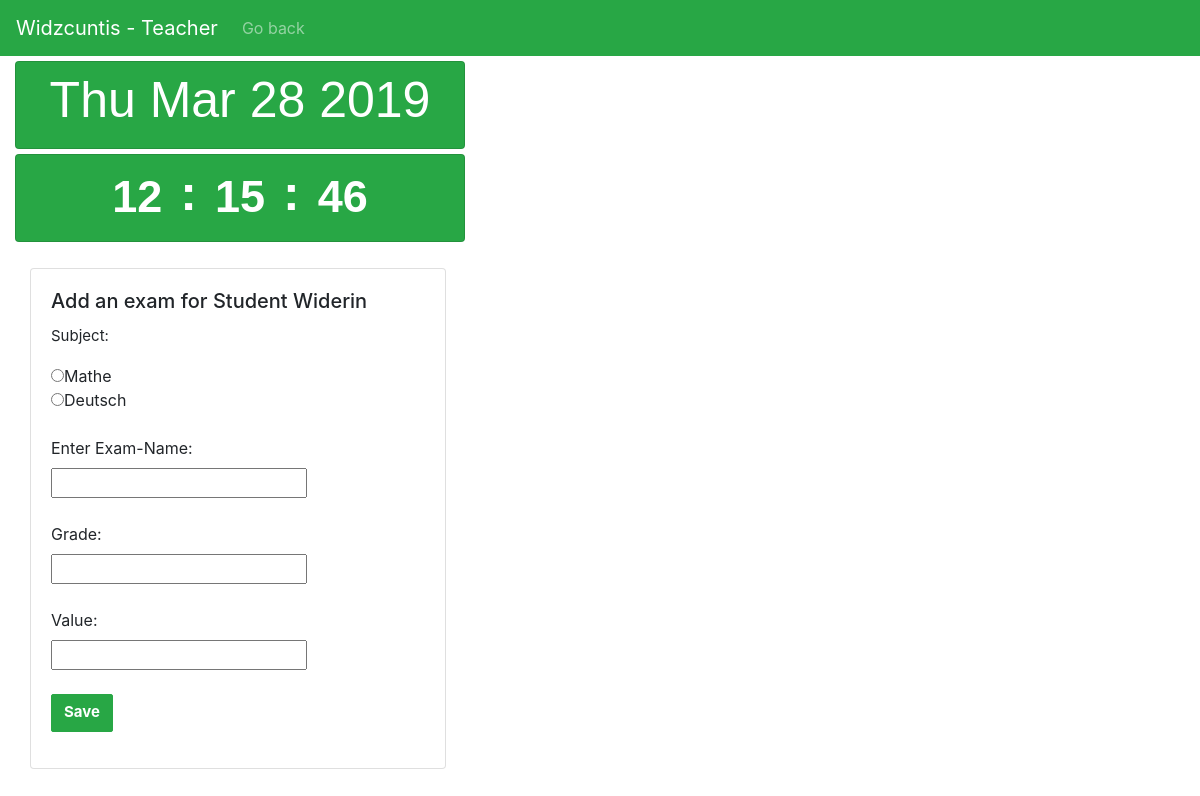
Screenshot of /users/home/logged_t/class/add_exam/1 (signed in) with the database file from the repository.
### school/models.py (models this page shows)
class Stusu(models.Model):
    subject = models.ForeignKey(Subject, on_delete=models.CASCADE)
    student = models.ForeignKey(Student, on_delete=models.CASCADE)
    def __str__(self):
        return self.subject.__str__()+", "+ self.student.__str__()

class Student(models.Model):
    klasse = models.ForeignKey(Class, on_delete=models.CASCADE)
    name = models.CharField(max_length=200)
    first_name = models.CharField(max_length=200)
    user = related.ForeignKey(CustomUser, on_delete=models.CASCADE)
    def __str__(self):
        return self.name

class Subject(models.Model):
    name = models.CharField(max_length=200)
    def __str__(self):
        return self.name

### users/views.py (the view)
# urls.py: path('home/logged_t/class/add_exam/<int:pk>', views.AddExam.as_view(), name='AddExam'),
class AddExam(generic.ListView):
    template_name='addexam.html'
    context_object_name='stusu_list'
    def get_queryset(self):
        pk=self.kwargs['pk']
        e=[]
        if(self.request.user.is_authenticated):
            user=  self.request.user
        authorized=False
        for i in Clatea.objects.all():
            for j in Student.objects.all():
                if(j.id==pk and i.klasse.id==j.klasse.id and i.teacher.user.id==user.id):
                    authorized=True
        if(authorized==False):
            return e
        for i in Stusu.objects.all():
            if(i.student.id==pk):
                e.append(i)
        return e

### templates/addexam.html (shortened to what this page needs)
{% extends 'base.html' %}
{% load bootstrap4 %}
{% block content %}
{% if stusu_list %}
<nav class="navbar navbar-expand-lg navbar-dark bg-success">
    <a class="navbar-brand" href="{% url 'BackHome' %}">Widzcuntis - Teacher</a>
    <div class="collapse navbar-collapse" id="navbarText">
      <ul class="navbar-nav">
            <li class="nav-item">
                    <a class="nav-link" href="{% url 'ClassTeacher' stusu_list.0.student.klasse.id %}">Go back</a>
                  </li>
      </ul>
    </div>
  </nav>
  <div class="col-md-3 container">
    <div class="card width=75 bg-success text-white rounded datee">
      <h2 class="card-title text-center">
      <div class="d-flex flex-wrap justify-content-center mt-2">
        <p id="demo" class="datum"></p>
      </div>
    </div>
  <div class="card width=75 bg-success text-white rounded clock">
    <h3 class="card-title text-center">
    <div class="d-flex flex-wrap justify-content-center mt-2">
     <a><span class="badge hours"></span></a> <p class="colon">:</p>
     <a><span class="badge min"></span></a> <p class="colon">:</p>
     <a><span class="badge sec"></span></a>
    </div>
    </h3>
  </div>
  </div>
  <div class="addexam">
        <div class="card cardgrade2">
                <div class="card-body">
                  <h5 class="card-title">Add an exam for Student {{ stusu_list.0.student }}</h5>
                  <form action="{% url 'AddedExam' stusu_list.0.student.klasse.id %}" method="post">
                        <p>Subject:</p>
                        {% for stusu in stusu_list %}
                            <input type="radio" name="stusu" value="{{ stusu }}">{{ stusu.subject }}<br>
                        {% endfor %}
                        <br>
                        <label for="Name">Enter Exam-Name:</label><br>
                        <input id="name" type="text" name="name"><br><br>
                        <label for="grade">Grade:</label><br>
                        <input id="grade" type="number" name="grade"><br><br>
                        <label for="value">Value:</label><br>
                        <input id="value" type="number" name="value"><br><br>
                        <button type="submit" class="btn btn-success">Save</button>
                    </form>
                </div>
            </div>
</div>
{% else %}
<p>You are not supposed to be here!</p>
<a href="{% url 'BackHome' %}">Go home</a>
{% endif %}
{% endblock %}

### templates/base.html (style rules this page uses)
body { background: white url("/static/auth3/images/reclaimer.png") no-repeat; }
.cardtitle1,.text-center { font-family: 'Helvetica'; font-size: 60px; }
.cardgrade2 { display:inline-block; margin:10px; width: 26rem; }
.colon { font-family: 'Arial'; font-size: 50px; font-weight: bold; }
.container,.datee,.clock { margin: 5px; margin-left: 0px; }
.datum { font-family: 'Arial'; font-size: 50px; }
.datee,.clock { width: 450px; height: 88px; }
.form-control, .btn { min-height: 38px; border-radius: 2px; }
.btn { font-size: 15px; font-weight: bold; }
p { font-size: 15px; }
.addexam { margin-left:20px; }

### rows the page displays
Stusu: student.name "Widerin", subject "Mathe"
Stusu: subject "Deutsch"
